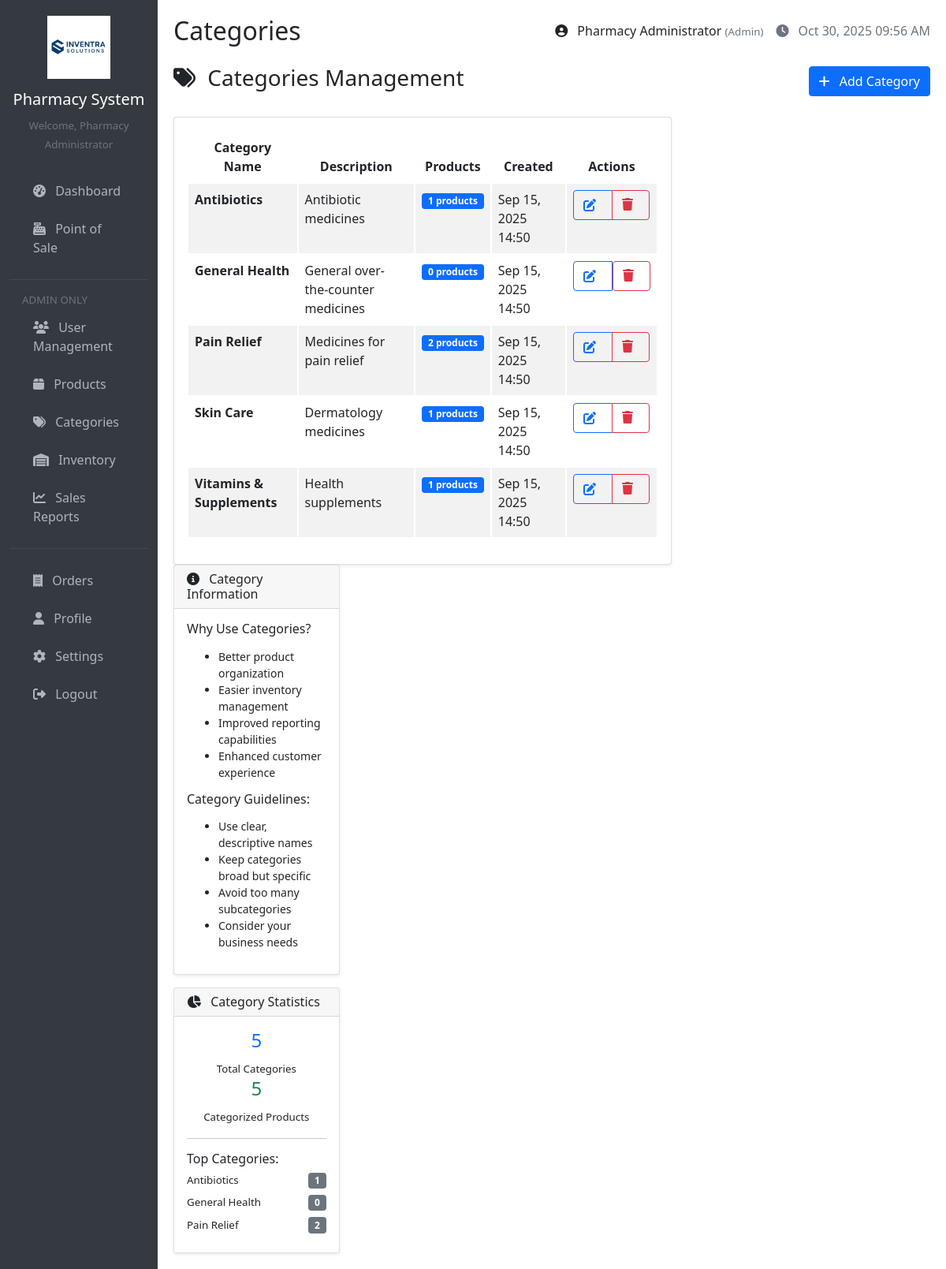
/pages/categories.php (signed in), run on the app's committed database.
### tables this page shows
CREATE TABLE `categories` (
  `id` int(11) NOT NULL,
  `name` varchar(100) NOT NULL,
  `description` text DEFAULT NULL,
  `created_at` timestamp NOT NULL DEFAULT current_timestamp(),
  `updated_at` timestamp NOT NULL DEFAULT current_timestamp() ON UPDATE current_timestamp()
);

### config/database.php (called while the page is built, shortened)
<?php
function getConnection() {
    $connection = new mysqli(DB_HOST, DB_USER, DB_PASS, DB_NAME);
    $connection->set_charset("utf8");
    return $connection;
}
function executeQuery($query, $types = '', $params = []) {
    $conn = getConnection();
    $stmt = $conn->prepare($query);
    $stmt->execute();
    $result = $stmt->get_result();
    if ($result) {
        $data = $result->fetch_all(MYSQLI_ASSOC);
        return $data;
    }
    return false;
}
?>

### includes/functions.php (called while the page is built, shortened)
<?php
function formatDate($date, $format = 'M d, Y H:i') {
    return date($format, strtotime($date));
}
function sanitizeInput($data) {
    return htmlspecialchars(trim($data), ENT_QUOTES, 'UTF-8');
}
?>

### pages/categories.php (the view, shortened to what this page needs)
<?php
require_once '../includes/header.php';
$action = isset($_GET['action']) ? $_GET['action'] : 'list';
if ($action == 'list') {
    $page = isset($_GET['page']) ? max(1, (int)$_GET['page']) : 1;
    $limit = 20;
    $offset = ($page - 1) * $limit;
    $categoriesQuery = "SELECT c.*, COUNT(p.id) as product_count
                       FROM categories c
                       LEFT JOIN products p ON c.id = p.category_id
                       GROUP BY c.id
                       ORDER BY c.name
                       LIMIT $limit OFFSET $offset";
    $categories = executeQuery($categoriesQuery);
}
?>
<?php if ($action == 'list'): ?>
    <div class="d-flex justify-content-between align-items-center mb-4">
        <h3><i class="fas fa-tags"></i> Categories Management</h3>
        <a href="?action=add" class="btn btn-primary">
            <i class="fas fa-plus"></i> Add Category
        </a>
    </div>
    <div class="row">
        <div class="col-md-8">
            <div class="card">
                <div class="card-body">
                    <div class="table-responsive">
                        <table class="table table-striped">
                            <thead>
                                <tr>
                                    <th>Category Name</th>
                                    <th>Description</th>
                                    <th>Products</th>
                                    <th>Created</th>
                                    <th>Actions</th>
                                </tr>
                            </thead>
                            <tbody>
                                <?php if (empty($categories)): ?>
                                    <tr>
                                        <td colspan="5" class="text-center py-4">
                                            <i class="fas fa-tags fa-3x text-muted mb-3"></i>
                                            <h5 class="text-muted">No categories found</h5>
                                            <a href="?action=add" class="btn btn-primary">Add First Category</a>
                                        </td>
                                    </tr>
                                <?php else: ?>
                                    <?php foreach ($categories as $cat): ?>
                                        <tr>
                                            <td>
                                                <strong><?php echo sanitizeInput($cat['name']); ?></strong>
                                            </td>
                                            <td>
                                                <?php echo $cat['description'] ? sanitizeInput($cat['description']) : '<span class="text-muted">No description</span>'; ?>
                                            </td>
                                            <td>
                                                <span class="badge bg-primary"><?php echo $cat['product_count']; ?> products</span>
                                            </td>
                                            <td><?php echo formatDate($cat['created_at']); ?></td>
                                            <td>
                                                <div class="btn-group btn-group-sm">
                                                    <a href="?action=edit&id=<?php echo $cat['id']; ?>" class="btn btn-outline-primary">
                                                        <i class="fas fa-edit"></i>
                                                    </a>
                                                    <?php if ($cat['product_count'] == 0): ?>
                                                        <form method="POST" class="d-inline" onsubmit="return confirm('Are you sure?')">
                                                            <button type="submit" name="delete_category" class="btn btn-outline-danger">
                                                                <i class="fas fa-trash"></i>
                                                            </button>
                                                        </form>
                                                    <?php else: ?>
                                                        <button class="btn btn-outline-danger" disabled title="Cannot delete category with products">
                                                            <i class="fas fa-trash"></i>
                                                        </button>
                                                    <?php endif; ?>
                                                </div>
                                            </td>
                                        </tr>
                                    <?php endforeach; ?>
                                <?php endif; ?>
                            </tbody>
                        </table>
                    </div>
                </div>
    </div>
        <div class="col-md-4">
            <div class="card">
                <div class="card-header">
                    <h6 class="card-title mb-0">
                        <i class="fas fa-info-circle"></i> Category Information
                    </h6>
                </div>
                <div class="card-body">
                    <h6>Why Use Categories?</h6>
                    <ul class="small">
                        <li>Better product organization</li>
                        <li>Easier inventory management</li>
                        <li>Improved reporting capabilities</li>
                        <li>Enhanced customer experience</li>
                    </ul>
                    <h6>Category Guidelines:</h6>
                    <ul class="small">
                        <li>Use clear, descriptive names</li>
                        <li>Keep categories broad but specific</li>
                        <li>Avoid too many subcategories</li>
                        <li>Consider your business needs</li>
                    </ul>
                </div>
            </div>
            <div class="card mt-3">
                <div class="card-header">
                    <h6 class="card-title mb-0">
                        <i class="fas fa-chart-pie"></i> Category Statistics
                    </h6>
                </div>
                <div class="card-body">
                    <?php if (!empty($categories)): ?>
                        <div class="row text-center">
                            <div class="col-6">
                                <h4 class="text-primary"><?php echo count($categories); ?></h4>
                                <small>Total Categories</small>
                            </div>
                            <div class="col-6">
                                <h4 class="text-success">
                                    <?php
                                    $totalProducts = array_sum(array_column($categories, 'product_count'));
                                    echo $totalProducts;
                                    ?>
                                </h4>
                                <small>Categorized Products</small>
                            </div>
                        </div>
                        <hr>
                        <h6>Top Categories:</h6>
                        <?php
                        $topCategories = array_slice($categories, 0, 3);
                        foreach ($topCategories as $topCat):
                        ?>
                            <div class="d-flex justify-content-between align-items-center mb-2">
                                <small><?php echo sanitizeInput($topCat['name']); ?></small>
                                <span class="badge bg-secondary"><?php echo $topCat['product_count']; ?></span>
                            </div>
                        <?php endforeach; ?>
                    <?php else: ?>
                        <p class="text-muted text-center">No categories created yet</p>
                    <?php endif; ?>
                </div>
            </div>
        </div>
    </div>
<?php endif; ?>
<?php require_once '../includes/footer.php'; ?>

### data on the page
categories: name "Antibiotics", description "Antibiotic medicines", product_count "1", created_at "Sep 15, 2025 14:50"
categories: name "General Health", description "General over-the-counter medicines", product_count "0", created_at "Sep 15, 2025 14:50"
categories: name "Pain Relief", description "Medicines for pain relief", product_count "2", created_at "Sep 15, 2025 14:50"
categories: name "Skin Care", description "Dermatology medicines", product_count "1", created_at "Sep 15, 2025 14:50"
categories: name "Vitamins & Supplements", description "Health supplements", product_count "1", created_at "Sep 15, 2025 14:50"

### other printed values
sanitizeInput($_SESSION['full_name']) "Pharmacy Administrator"
basename($_SERVER['PHP_SELF'], '.php') "Categories"
$_SESSION['role'] "Admin"
count($categories) "5"
$totalProducts "5"
